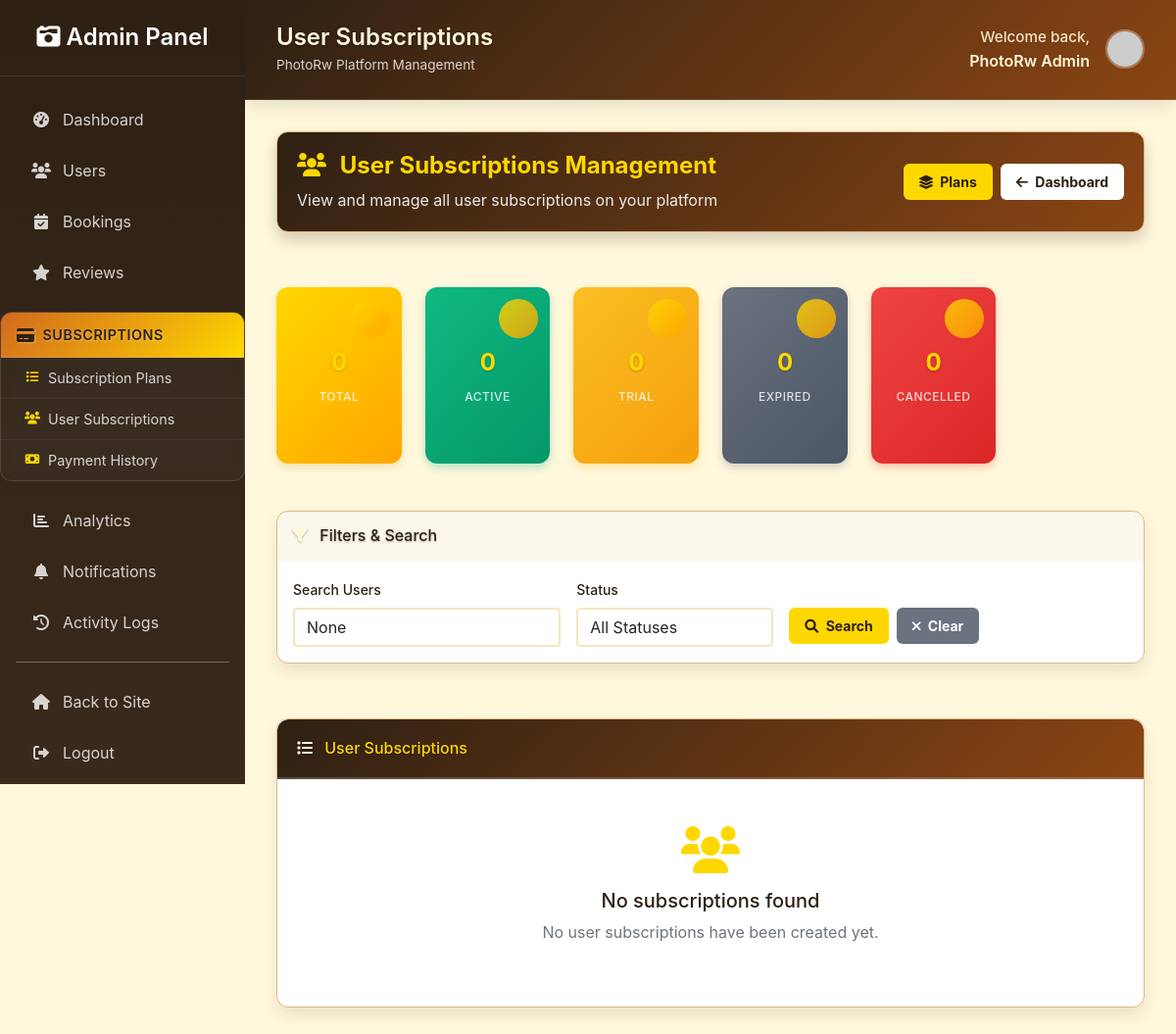
The page /admin-dashboard/subscriptions/users/ (signed in) on the database as committed earlier.
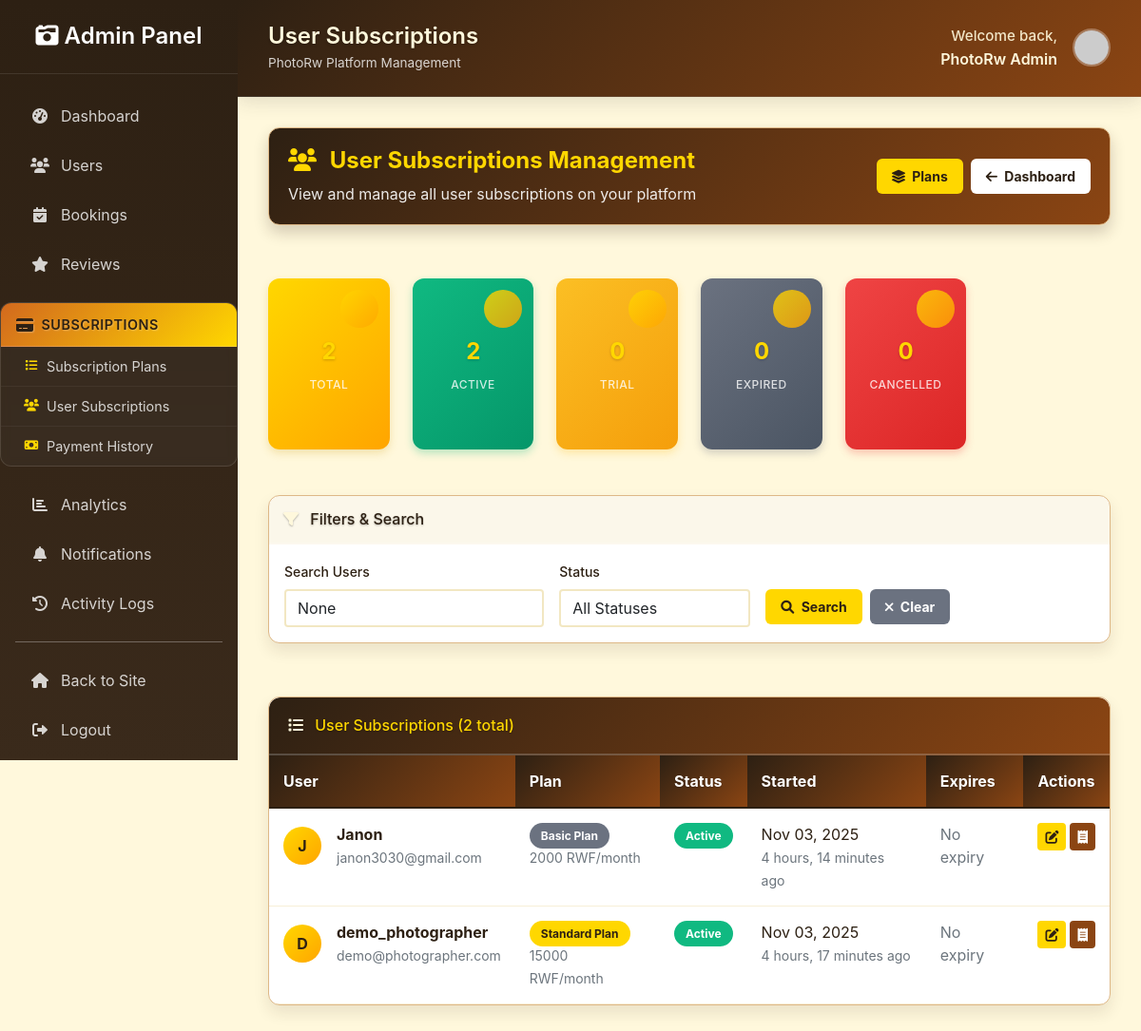
The same page on the database as committed later.
### payments/models.py (models this page shows, shortened)
class UserSubscription(models.Model):
    BILLING_CHOICES = [
        ('monthly', 'Monthly'),
        ('yearly', 'Yearly'),
    ]
    STATUS_CHOICES = [
        ('active', 'Active'),
        ('inactive', 'Inactive'),
        ('cancelled', 'Cancelled'),
        ('expired', 'Expired'),
        ('trial', 'Trial'),
    ]
    user = models.OneToOneField(User, on_delete=models.CASCADE, related_name='subscription')
    plan = models.ForeignKey(SubscriptionPlan, on_delete=models.PROTECT)
    billing_cycle = models.CharField(max_length=10, choices=BILLING_CHOICES, default='monthly')
    status = models.CharField(max_length=20, choices=STATUS_CHOICES, default='trial')
    start_date = models.DateTimeField(default=timezone.now)
    end_date = models.DateTimeField()
    trial_end_date = models.DateTimeField(null=True, blank=True)
    cancelled_at = models.DateTimeField(null=True, blank=True)
    photos_uploaded_this_month = models.IntegerField(default=0)
    storage_used_gb = models.DecimalField(max_digits=10, decimal_places=2, default=0)
    bookings_this_month = models.IntegerField(default=0)
    portfolio_items_count = models.IntegerField(default=0)
    auto_renew = models.BooleanField(default=True)
    next_billing_date = models.DateTimeField()
    last_payment_date = models.DateTimeField(null=True, blank=True)
    created_at = models.DateTimeField(auto_now_add=True)
    updated_at = models.DateTimeField(auto_now=True)
    class Meta:
        ordering = ['-created_at']

class SubscriptionPlan(models.Model):
    PLAN_CHOICES = [
        ('basic', 'Basic Plan'),
        ('standard', 'Standard Plan'),
        ('premium', 'Premium Plan'),
    ]
    name = models.CharField(max_length=20, choices=PLAN_CHOICES, unique=True)
    display_name = models.CharField(max_length=50)
    price_monthly = models.DecimalField(max_digits=10, decimal_places=2)
    price_yearly = models.DecimalField(max_digits=10, decimal_places=2, null=True, blank=True)
    currency = models.CharField(max_length=3, default='RWF')
    features_description = models.TextField()
    support_level = models.CharField(max_length=50)
    customization_level = models.CharField(max_length=50)
    max_photos_upload = models.IntegerField(help_text="Maximum photos per month (-1 for unlimited)")
    max_storage_gb = models.IntegerField(help_text="Storage limit in GB (-1 for unlimited)")
    max_bookings_per_month = models.IntegerField(help_text="Maximum bookings per month (-1 for unlimited)")
    max_portfolio_items = models.IntegerField(help_text="Maximum portfolio items (-1 for unlimited)")
    additional_services = models.TextField()
    includes_premium_support = models.BooleanField(default=False)
    includes_consulting = models.BooleanField(default=False)
    includes_add_ons = models.BooleanField(default=False)
    commission_rate = models.DecimalField(
        max_digits=5,
        decimal_places=2,
        default=10.00,
        help_text="Platform commission rate for this plan"
    )
    priority_support = models.BooleanField(default=False)
    analytics_access = models.BooleanField(default=False)
    api_access = models.BooleanField(default=False)
    is_active = models.BooleanField(default=True)
    created_at = models.DateTimeField(auto_now_add=True)
    updated_at = models.DateTimeField(auto_now=True)
    class Meta:
        ordering = ['price_monthly']

### users/models.py (models this page shows, shortened)
class User(AbstractUser):
	class Roles(models.TextChoices):
		PHOTOGRAPHER = 'photographer', _('Photographer')
		CLIENT = 'client', _('Client')
		ADMIN = 'admin', _('Platform Admin')
	username = models.CharField(
		_('username'),
		max_length=150,
		unique=True,
		help_text=_('Required. 150 characters or fewer. Letters, digits, spaces, dots, hyphens, and underscores allowed.'),
		validators=[
			RegexValidator(
				regex=r'^[\w\s\.\-\_]+$',
				message=_('Username can only contain letters, numbers, spaces, dots, hyphens, and underscores.'),
				code='invalid_username'
			)
		],
		error_messages={
			'unique': _("A user with that username already exists."),
		},
	)
	email = models.EmailField(_('email address'), unique=True, blank=False, null=False, help_text=_('Required. Enter a valid email address.'))
	bio = models.TextField(_('bio'), blank=True)
	profile_picture = models.ImageField(upload_to='profile_pics/', blank=True, null=True)
	location = models.CharField(max_length=255, blank=True)
	contact_info = models.CharField(max_length=255, blank=True)
	is_verified = models.BooleanField(default=False)
	role = models.CharField(max_length=20, choices=Roles.choices, default=Roles.CLIENT)
	price = models.DecimalField(max_digits=8, decimal_places=2, blank=True, null=True, help_text=_('Typical session price (optional)'))
	badges = models.CharField(max_length=255, blank=True, help_text=_('Badges or special recognitions (comma-separated)'))
	certifications = models.CharField(max_length=255, blank=True, help_text=_('Certifications (comma-separated)'))
	awards = models.CharField(max_length=255, blank=True, help_text=_('Awards (comma-separated)'))
	social_proof = models.URLField(blank=True, help_text=_('Link to social proof (portfolio, Instagram, etc.)'))
	USERNAME_FIELD = 'email'
	REQUIRED_FIELDS = ['username']
	def get_gravatar_url(self, size=40):
		import hashlib
		if not self.email:
			return f"https://www.gravatar.com/avatar/?d=identicon&s={size}"
		email_clean = self.email.strip().lower().encode('utf-8')
		h = hashlib.md5(email_clean).hexdigest()
		return f"https://www.gravatar.com/avatar/{h}?d=identicon&s={size}"
	def get_avatar_url(self, size=40):
		if self.profile_picture:
			return self.profile_picture.url
		return self.get_gravatar_url(size)
	def get_medium_avatar_url(self):
		return self.get_avatar_url(40)

### admin_dashboard/views.py (the view, shortened to what this page needs)
# urls.py: path('subscriptions/users/', views.subscription_users_management, name='subscription_users'),
@login_required
@user_passes_test(is_admin)
def subscription_users_management(request):
    from payments.models import UserSubscription
    subscriptions = UserSubscription.objects.select_related('user', 'plan').order_by('-created_at')
    status_filter = request.GET.get('status')
    if status_filter:
        subscriptions = subscriptions.filter(status=status_filter)
    search_query = request.GET.get('search')
    paginator = Paginator(subscriptions, 20)
    page_number = request.GET.get('page')
    page_obj = paginator.get_page(page_number)
    stats = {
        'total': UserSubscription.objects.count(),
        'active': UserSubscription.objects.filter(status='active').count(),
        'trial': UserSubscription.objects.filter(status='trial').count(),
        'expired': UserSubscription.objects.filter(status='expired').count(),
        'cancelled': UserSubscription.objects.filter(status='cancelled').count(),
    }
    context = {
        'page_obj': page_obj,
        'stats': stats,
        'status_filter': status_filter,
        'search_query': search_query,
    }
    return render(request, 'admin_dashboard/subscription_users.html', context)

### admin_dashboard/views.py (called while the page is built)
def is_admin(user):
    return user.is_authenticated and user.role == User.Roles.ADMIN

### admin_dashboard/templates/admin_dashboard/subscription_users.html (shortened to what the changed rows need)
{% extends 'admin_dashboard/base_admin.html' %}
{% load humanize %}
{% block page_title %}User Subscriptions{% endblock %}
{% block content %}
<div class="row mb-4">
    <div class="col-md-2">
        <div class="stats-card" style="background: linear-gradient(135deg, var(--gold), #FFA500); color: var(--chocolate-dark); border-radius: 12px; padding: 15px; text-align: center; box-shadow: 0 4px 8px rgba(212, 175, 55, 0.3);">
            <div class="stats-number" style="font-size: 24px; font-weight: bold;">{{ stats.total|intcomma }}</div>
            <div class="stats-label" style="font-size: 12px; opacity: 0.8;">Total</div>
        </div>
    </div>
    <div class="col-md-2">
        <div class="stats-card" style="background: linear-gradient(135deg, #10b981, #059669); color: white; border-radius: 12px; padding: 15px; text-align: center; box-shadow: 0 4px 8px rgba(16, 185, 129, 0.3);">
            <div class="stats-number" style="font-size: 24px; font-weight: bold;">{{ stats.active|intcomma }}</div>
            <div class="stats-label" style="font-size: 12px; opacity: 0.8;">Active</div>
        </div>
    </div>
</div>
<div class="row">
    <div class="col-12">
        <div class="data-table" style="background: white; border-radius: 12px; box-shadow: 0 8px 16px rgba(45, 32, 19, 0.1);">
            <div class="table-header" style="background: linear-gradient(135deg, var(--chocolate-dark), var(--chocolate-medium)); color: var(--gold); padding: 20px; border-radius: 12px 12px 0 0;">
                <h6 class="mb-0">
                    <i class="fas fa-list me-2"></i>
                    User Subscriptions
                    {% if page_obj.paginator.count %}
                        ({{ page_obj.paginator.count|intcomma }} total)
                    {% endif %}
                </h6>
            </div>
            {% if page_obj %}
            <div class="table-responsive">
                <table class="table table-hover mb-0" style="color: var(--chocolate-dark);">
                    <thead style="background: rgba(212, 175, 55, 0.1);">
                        <tr>
                            <th style="border: none; padding: 15px; font-weight: bold;">User</th>
                            <th style="border: none; padding: 15px; font-weight: bold;">Plan</th>
                            <th style="border: none; padding: 15px; font-weight: bold;">Status</th>
                            <th style="border: none; padding: 15px; font-weight: bold;">Started</th>
                            <th style="border: none; padding: 15px; font-weight: bold;">Expires</th>
                            <th style="border: none; padding: 15px; font-weight: bold;">Actions</th>
                        </tr>
                    </thead>
                    <tbody>
                        {% for subscription in page_obj %}
                        <tr style="border-bottom: 1px solid rgba(212, 175, 55, 0.2);">
                            <td style="padding: 15px; border: none;">
                                <div class="d-flex align-items-center">
                                    <div class="me-3" style="width: 40px; height: 40px; background: linear-gradient(135deg, var(--gold), #FFA500); color: var(--chocolate-dark); border-radius: 50%; display: flex; align-items: center; justify-content: center; font-weight: bold;">
                                        {{ subscription.user.username|first|upper }}
                                    </div>
                                    <div>
                                        <div style="font-weight: bold;">{{ subscription.user.username }}</div>
                                        <small class="text-muted">{{ subscription.user.email }}</small>
                                    </div>
                                </div>
                            </td>
                            <td style="padding: 15px; border: none;">
                                <span style="background:
                                    {% if subscription.plan.name == 'basic' %}#6b7280{% elif subscription.plan.name == 'standard' %}var(--gold){% else %}var(--chocolate-dark){% endif %};
                                    color: {% if subscription.plan.name == 'standard' %}var(--chocolate-dark){% else %}white{% endif %};
                                    padding: 6px 12px; border-radius: 20px; font-size: 12px; font-weight: bold;">
                                    {{ subscription.plan.display_name }}
                                </span>
                                <br><small class="text-muted">{{ subscription.plan.price_monthly|floatformat:0 }} RWF/month</small>
                            </td>
                            <td style="padding: 15px; border: none;">
                                <span style="background:
                                    {% if subscription.status == 'active' %}#10b981{% elif subscription.status == 'trial' %}#fbbf24{% elif subscription.status == 'expired' %}#6b7280{% else %}#ef4444{% endif %};
                                    color: white; padding: 6px 12px; border-radius: 20px; font-size: 12px; font-weight: bold;">
                                    {{ subscription.status|title }}
                                </span>
                            </td>
                            <td style="padding: 15px; border: none;">
                                <div>{{ subscription.created_at|date:"M d, Y" }}</div>
                                <small class="text-muted">{{ subscription.created_at|timesince }} ago</small>
                            </td>
                            <td style="padding: 15px; border: none;">
                                {% if subscription.expires_at %}
                                    <div>{{ subscription.expires_at|date:"M d, Y" }}</div>
                                    <small class="text-muted">{{ subscription.expires_at|timeuntil }}</small>
                                {% else %}
                                    <span class="text-muted">No expiry</span>
                                {% endif %}
                            </td>
                            <td style="padding: 15px; border: none;">
                                <div class="d-flex gap-1">
                                    <a href="/admin/payments/usersubscription/{{ subscription.id }}/change/" class="btn btn-sm" style="background: var(--gold); color: var(--chocolate-dark); border: none; font-weight: bold; padding: 4px 8px; border-radius: 4px;">
                                        <i class="fas fa-edit"></i>
                                    </a>
                                    <a href="{% url 'admin_dashboard:subscription_payments' %}?user={{ subscription.user.id }}" class="btn btn-sm" style="background: var(--chocolate-medium); color: white; border: none; font-weight: bold; padding: 4px 8px; border-radius: 4px;">
                                        <i class="fas fa-receipt"></i>
                                    </a>
                                </div>
                            </td>
                        </tr>
                        {% endfor %}
                    </tbody>
                </table>
            </div>
            {% else %}
            <div class="text-center p-5">
                <i class="fas fa-users fa-3x mb-3" style="color: var(--gold);"></i>
                <h5 style="color: var(--chocolate-dark);">No subscriptions found</h5>
                <p class="text-muted">
                    {% if search_query or status_filter %}
                        No subscriptions match your current filters.
                    {% else %}
                        No user subscriptions have been created yet.
                    {% endif %}
                </p>
            </div>
            {% endif %}
        </div>
    </div>
</div>
{% endblock %}

Rows that differ between the two databases and show on the page:
added UserSubscription: user.username|first "J", user.username "Janon", user.email "janon3030@gmail.com", plan.display_name "Basic Plan", plan.price_monthly "2000", status "Active", created_at "Nov 03, 2025", created_at "4 hours, 14 minutes"
added UserSubscription: user.username|first "D", user.username "demo_photographer", user.email "demo@photographer.com", plan.display_name "Standard Plan", plan.price_monthly "15000", status "Active", created_at "Nov 03, 2025", created_at "4 hours, 17 minutes"
Other text that changed with them:
{{ stats.total|intcomma }}: "0" → "2"
{{ stats.active|intcomma }}: "0" → "2"
{{ page_obj.paginator.count|intcomma }}: (not shown) → "2"
text no longer shown: "No subscriptions found No user subscriptions have been created yet."
text now shown: "( total) User Plan Status Started Expires Actions"
